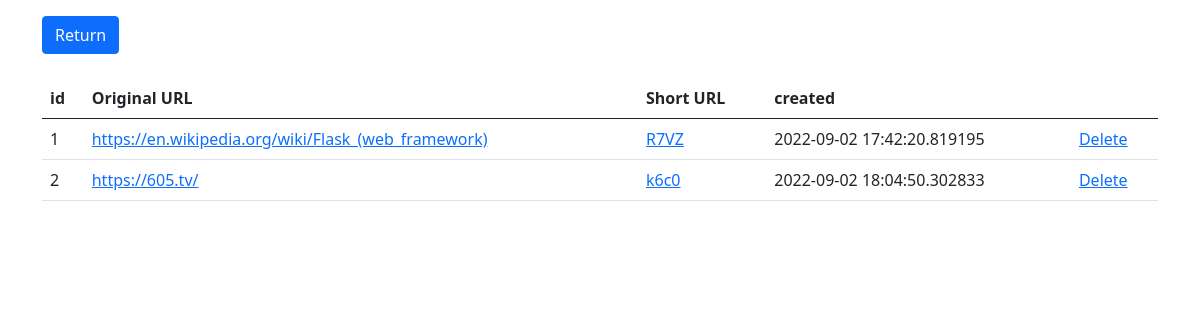
Page /db on the earlier database version.
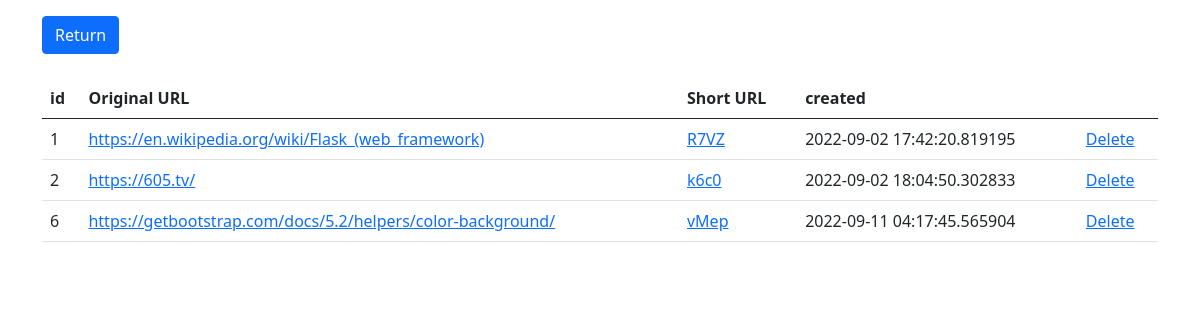
Same page on the later database version.
### app.py (models this page shows)
class ShortUrls(db.Model):
    id = db.Column(db.Integer, primary_key=True)
    original_url = db.Column(db.String(500), nullable=True)
    short_id = db.Column(db.String(20), nullable=True, unique=True)
    created_at = db.Column(db.DateTime(), default=datetime.now(), nullable=False)

### app.py (the view)
@app.route('/db')
def demodb():
    links = ShortUrls.query.order_by(ShortUrls.created_at).all()
    return render_template('demodb.html', links = links)

### templates/demodb.html
{% extends 'base.html' %}
{% block content %}
<a href="/" class="btn btn-primary">Return</a>
<br><br>
<table class="table">
    <thead>
      <tr>
        <th scope="col">id</th>
        <th scope="col">Original URL</th>
        <th scope="col">Short URL</th>
        <th scope="col">created</th>
        <th scope="col"></th>
      </tr>
    </thead>
    {% if links|length < 1 %}
    <h4 style="text-align: center">Database is empty!</h4>
    {% else %}
    <tbody>
        {% for link in links %}
        <tr>
            <td>{{ link.id }}</td>
            <td><a href="{{link.original_url}}" target="_blank">{{ link.original_url }}</a></td>
            <td><a href="{{request.host_url}}{{ link.short_id }}" target="_blank">{{ link.short_id }}</a></td>
            <td>{{ link.created_at }}</td>
            <td><a href="/delete/{{link.id}}">Delete</a></td>
        </tr>
        {% endfor %}
    </tbody>
    {% endif %}
  </table>
{% endblock %}

### templates/base.html (shortened to what this page needs)
<!doctype html>
<html lang="en">
  <head>
    <link href="https://cdn.jsdelivr.net/npm/bootstrap@5.1.0/dist/css/bootstrap.min.css" rel="stylesheet">
  </head>
  <body>
    <div class="container mt-3">
        {% block content %} {% endblock %}
    </div>
  </body>
</html>

Differences in the rows shown:
added ShortUrls: id "6", original_url "https://getbootstrap.com/docs/5.2/helpers/color-background/", short_id "vMep", created_at "2022-09-11 04:17:45.565904"
